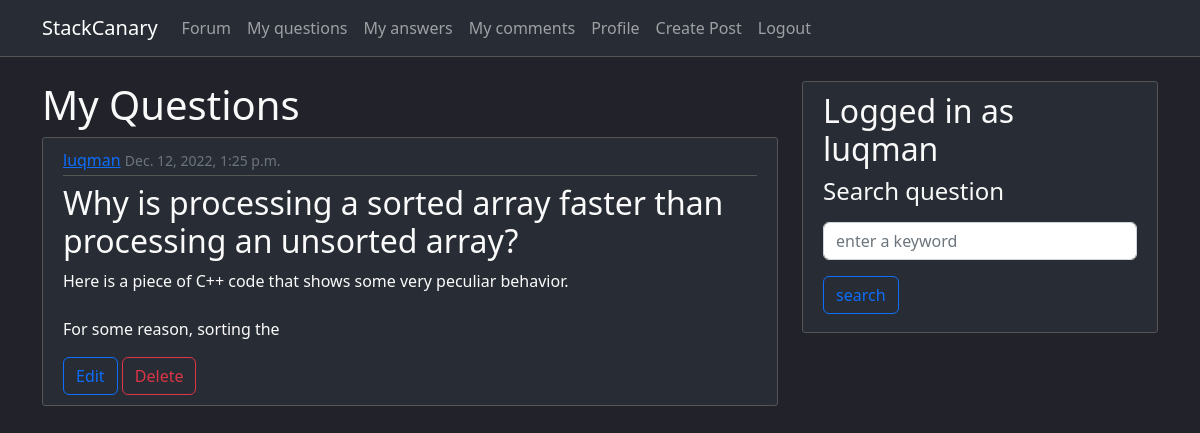
Page /my_questions/ (signed in) on the committed database.
### forum/models.py (models this page shows, shortened)
class Pertanyaan(models.Model):
    author = models.ForeignKey(User, on_delete=models.CASCADE)
    judul = models.CharField(max_length=256)
    konten = models.TextField()
    snippet = models.TextField(default=None, blank=True, null=True)
    waktu_upload = models.DateTimeField(default=timezone.now)

### forum/views.py (the view)
# urls.py: path('my_questions/', views.my_questions, name='forum-my-questions'),
@login_required
def my_questions(request):
    questions = Pertanyaan.objects.filter(author=request.user).order_by('-waktu_upload')
    context = {
        'pertanyaan': questions,
    }
    return render(request, 'forum/my_questions.html', context)

### forum/templates/forum/my_questions.html
{% extends "forum/base.html" %}
{% block content %}
    <h1>My Questions</h1>
    {% for question in pertanyaan %}
        <article class="content-section zoom">
            <div class="article-metadata">
                <a class="mr-2" href="#">{{ question.author }}</a>
                <small class="text-muted">{{ question.waktu_upload }}</small>
            </div>
            <h2><a class="article-title" href="{% url 'forum-question-detail' question.id %}">{{ question.judul }}</a></h2>
            <p class="article-content">{{ question.konten|stringformat:".100s" }}</p>
            <a class="btn btn-outline-primary mr-2" href="{% url 'forum-question-update' question.id %}">Edit</a>
            <a class="btn btn-outline-danger" href="{% url 'forum-question-delete' question.id %}">Delete</a>
        </article>
    {% empty %}
        <h1>You have no question yet</h1>
    {% endfor %}
{% endblock content %}

### forum/templates/forum/base.html (shortened to what this page needs)
{% load static %}
<html>
    <head>
        <link rel="stylesheet" href="{% static 'forum/base.css' %}?{% now 'U' %}">
        <link href="https://cdn.jsdelivr.net/npm/bootstrap@5.2.3/dist/css/bootstrap.min.css" rel="stylesheet">
    </head>
    <body class="bg-dark-one">
        <nav class="navbar navbar-expand-md navbar-dark bg-dark-two mb-4 brd-btm">
           <div class="container">
                <a href="{% url 'forum-index' %}" class="navbar-brand">StackCanary</a>
                <div class="collapse navbar-collapse" id="mnav">
                    <ul class="navbar-nav">
                    {% if user.is_authenticated %}
                        <li class="nav-item"><a href="{% url 'forum-index' %}" class="nav-link">Forum</a></li>
                        <li class="nav-item"><a href="{% url 'forum-my-questions' %}" class="nav-link">My questions</a></li>
                        <li class="nav-item"><a href="{% url 'forum-my-answers' %}" class="nav-link">My answers</a></li>
                        <li class="nav-item"><a href="{% url 'forum-my-comments' %}" class="nav-link">My comments</a></li>
                        <li class="nav-item"><a href="{% url 'profile' %}" class="nav-link">Profile</a></li>
                        <li class="nav-item"><a href="{% url 'forum-question-create' %}" class="nav-link">Create Post</a></li>
                        <li class="nav-item"><a href="{% url 'logout' %}" class="nav-link">Logout</a></li>
                    {% else %}
                        <li class="nav-item"><a href="{% url 'login' %}" class="nav-link">Login</a></li>
                        <li class="nav-item"><a href="{% url 'register' %}" class="nav-link">Register</a></li>
                    {% endif %}
                    </ul>
                </div>
            </div>
        </nav>
        <main role="main" class="container">
            <div class="row">
                <div class="col-md-8">
                    {% block content %}{% endblock %}
                </div>
                <div class="col-md-4">
                    <div class="content-section">
                        {% if user.is_authenticated %}
                            <h2>Logged in as {{user.username}}</h2>
                        {% endif %}
                        <h4 class="mb-3">Search question</h4>
                        <form class="mb-2" method="POST" action="{% url 'forum-search' %}">
                            <input type="text" class="form-control mb-3" placeholder="enter a keyword" name="search">
                            <button class="btn btn-outline-primary" type="submit">search</button>
                        </form>
                    </div>
                </div>
            </div>
          </main>
    </body>
</html>

### forum/static/forum/base.css (style rules this page uses)
h1, h2, h3, h4, h5, h6 { color: #f9f9f9; }
ul { margin: 0; }
.content-section { color: #cbd5db; background-color: #282d35; padding: 10px 20px; border: 1px solid #555; border-radius: 3px; margin-bottom: 20px; transition: all .2s ease-in-out; }
.article-title { color: #fafafa; text-decoration: none; }
.article-content { white-space: pre-line; color: #fafafa; }
.article-metadata { padding-bottom: 3px; margin-bottom: 8px; border-bottom: 1px solid #555; }
.bg-dark-one { background-color: #21222a; }
.bg-dark-two { background-color: #282d35; }
.brd-btm { border-bottom: 1px solid #555; }

### rows in the picture
Pertanyaan: author "luqman", waktu_upload "Dec. 12, 2022, 1:25 p.m.", judul "Why is processing a sorted array faster than processing an unsorted array?", konten "Here is a piece of C++ code that shows some very peculiar behavior. For some reason, sorting the"

### other values in the picture
{{ user.username }} "luqman"
